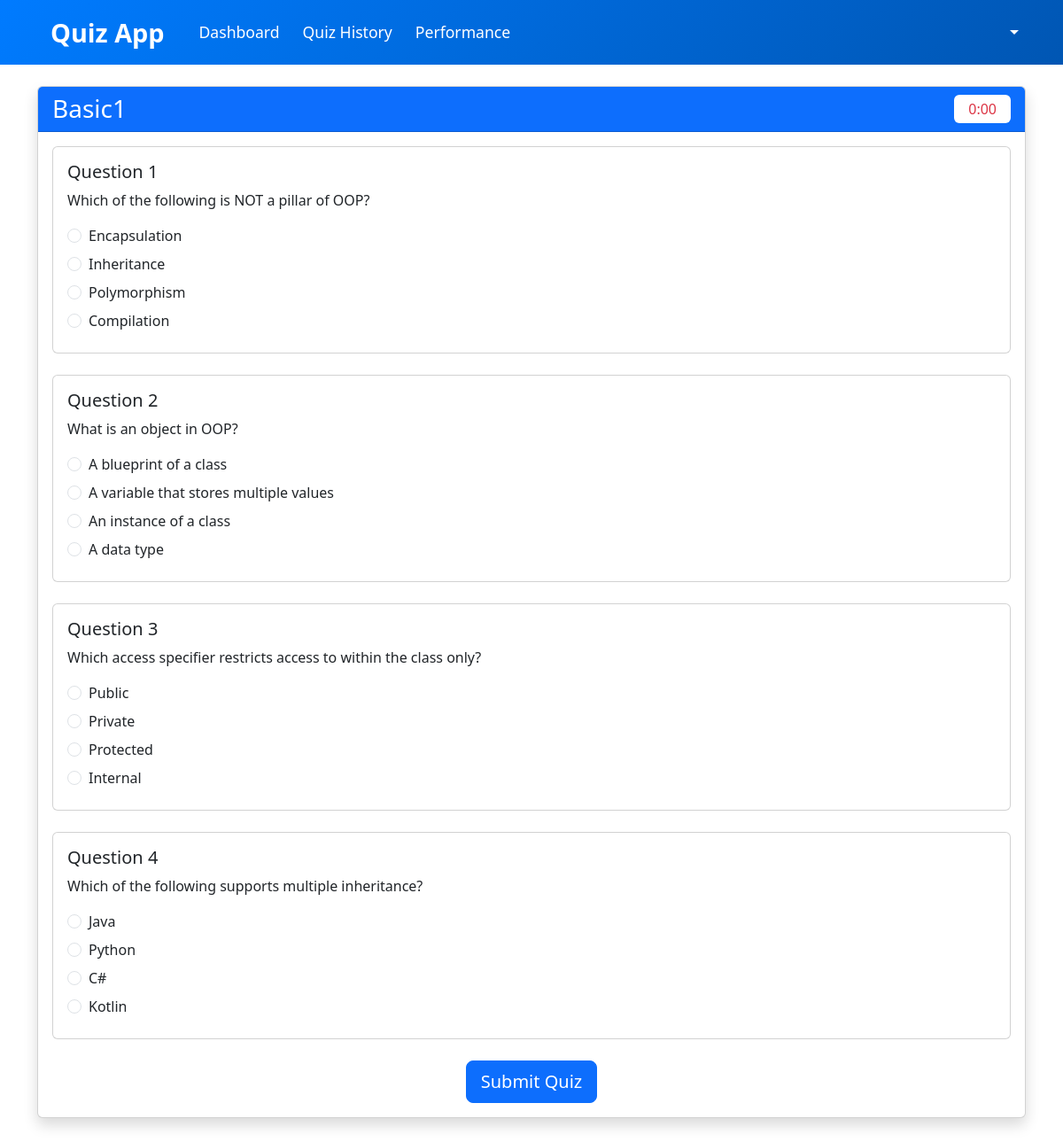
The app's page /start_quiz/1 (signed in) with its own data.
### models/models.py (models this page shows)
class Quiz(db.Model , UserMixin):
    __tablename__ = 'quiz'
    id = db.Column(db.Integer , primary_key = True,autoincrement=True)
    Chapter_id = db.Column(db.Integer , db.ForeignKey('chapter.id'),nullable=False)
    date_of_quiz = db.Column(db.DateTime, nullable=False, default=datetime.utcnow)
    title = db.Column(db.String(20) , nullable=False)
    time_duration = db.Column(db.String(5), nullable=False)
    description = db.Column(db.Text)
    questions = db.relationship('Question', backref='quiz', lazy=True, cascade='all, delete-orphan')
    scores = db.relationship('Score', backref='quiz', lazy=True, cascade='all, delete-orphan')

class Question(db.Model,UserMixin):
    __tablename__ = 'question'
    id = db.Column(db.Integer , primary_key = True,autoincrement=True)
    quiz_id = db.Column(db.Integer,db.ForeignKey('quiz.id'),nullable=False)
    quest = db.Column(db.Text,nullable=False)
    option1 = db.Column(db.String(255), nullable=False)
    option2 = db.Column(db.String(255), nullable=False)
    option3 = db.Column(db.String(255), nullable=False)
    option4 = db.Column(db.String(255), nullable=False)
    answer = db.Column(db.Integer,nullable=False)

### models/views.py (the view)
@views.route('/start_quiz/<int:quiz_id>')
@login_required
def start_quiz(quiz_id):
    quiz = Quiz.query.get_or_404(quiz_id)
    questions = Question.query.filter_by(quiz_id=quiz_id).all()
    session['quiz_start_time'] = datetime.utcnow().timestamp()
    session['quiz_duration'] = int(quiz.time_duration)
    current_time = datetime.utcnow().timestamp()
    return render_template('user/take_quiz.html',quiz=quiz,questions=questions,current_time=current_time)

### models/__init__.py (called while the page is built)
def create_app():
    app = Flask(__name__, template_folder=r'C:\Users\DELL\OneDrive\Desktop\quiz-app(final)\quiz-application\templates')
    app.config['SECRET_KEY'] = '24f1005262'
    app.config['SQLALCHEMY_DATABASE_URI'] = f'sqlite:///{DB_NAME}'
    app.config['SQLALCHEMY_TRACK_MODIFICATIONS'] = False
    db.init_app(app)
    l_manager = LoginManager()
    l_manager.login_view = 'auth.login'
    l_manager.init_app(app)
    from .models import User
    @l_manager.user_loader
    def load_user(id):
        return User.query.get(int(id))
    from .auth import auth
    from .views import views
    from .admin import admin
    app.register_blueprint(auth, url_prefix='/')
    app.register_blueprint(views, url_prefix='/')
    app.register_blueprint(admin, url_prefix='/admin')
    create_database(app)
    create_admin(app)
    return app

### templates/user/take_quiz.html (shortened to what this page needs)
{% extends "user/user_layout.html" %}
{% block user_content %}
<div class="container py-4">
    <div class="row justify-content-center">
        <div class="col-12 mb-4">
            <div class="card shadow">
                <div class="card-header bg-primary text-white d-flex justify-content-between align-items-center">
                    <h3 class="mb-0">{{ quiz.title }}</h3>
                    <div id="timer" class="bg-white text-danger px-3 py-1 rounded">
    0:00
</div>
                </div>
                <div class="card-body">
                    <form id="quizForm" method="POST" action="{{ url_for('views.submit_quiz', quiz_id=quiz.id) }}">
                        {% for question in questions %}
                        <div class="question-card card mb-4">
                            <div class="card-body">
                                <h5 class="card-title">Question {{ loop.index }}</h5>
                                <p class="card-text">{{ question.quest }}</p>
                                <div class="options">
                                    <div class="form-check mb-2">
                                        <input class="form-check-input" type="radio" name="question_{{ question.id }}" value="1" required>
                                        <label class="form-check-label">{{ question.option1 }}</label>
                                    </div>
                                    <div class="form-check mb-2">
                                        <input class="form-check-input" type="radio" name="question_{{ question.id }}" value="2">
                                        <label class="form-check-label">{{ question.option2 }}</label>
                                    </div>
                                    <div class="form-check mb-2">
                                        <input class="form-check-input" type="radio" name="question_{{ question.id }}" value="3">
                                        <label class="form-check-label">{{ question.option3 }}</label>
                                    </div>
                                    <div class="form-check mb-2">
                                        <input class="form-check-input" type="radio" name="question_{{ question.id }}" value="4">
                                        <label class="form-check-label">{{ question.option4 }}</label>
                                    </div>
                                </div>
                            </div>
                        </div>
                        {% endfor %}
                        <div class="text-center">
                            <button type="submit" class="btn btn-primary btn-lg">Submit Quiz</button>
                        </div>
                    </form>
                </div>
            </div>
        </div>
    </div>
</div>
{% endblock %}

### records on screen
Quiz: title "Basic1"
Question: quest "Which of the following is NOT a pillar of OOP?", option1 "Encapsulation", option2 "Inheritance", option3 "Polymorphism", option4 "Compilation"
Question: quest "What is an object in OOP?", option1 "A blueprint of a class", option2 "A variable that stores multiple values", option3 "An instance of a class", option4 "A data type"
Question: quest "Which access specifier restricts access to within the class only?", option1 "Public", option2 "Private", option3 "Protected", option4 "Internal"
Question: quest "Which of the following supports multiple inheritance?", option1 "Java", option2 "Python", option3 "C#", option4 "Kotlin"
